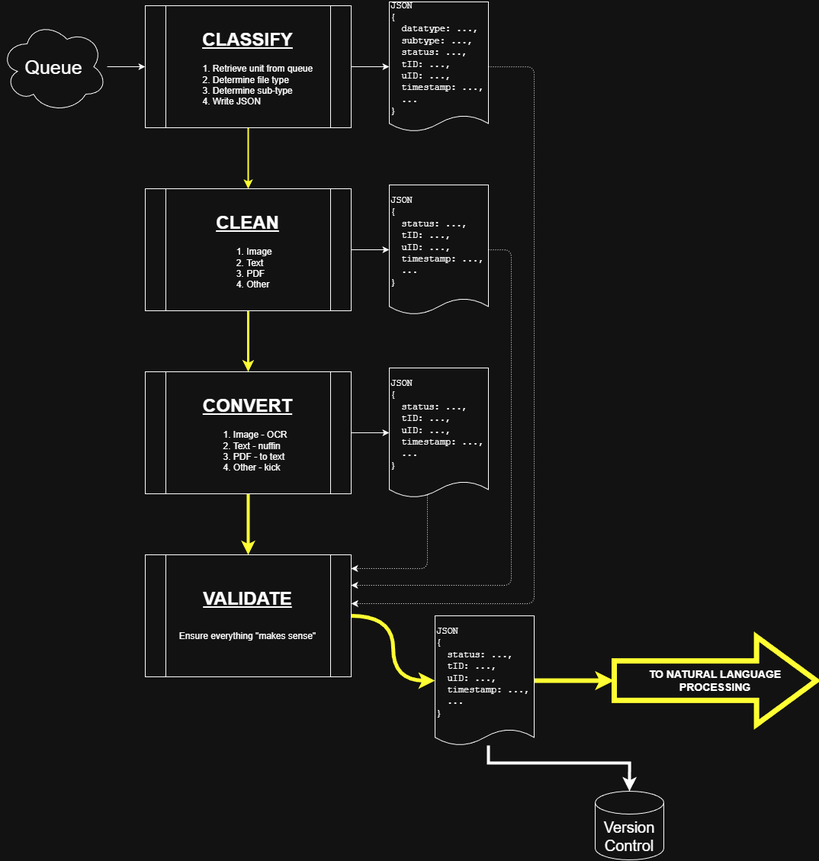
#> input picture ingestion.png, 819 x 861 px, shrunk from 1074 x 1129 before the run
$ python -i 1.2.1-clean-image.py   (imports and definitions only)
#> lines starting #> are read from the running program, lines starting #| are printed output that depends on the picture
#> further down, picture is the input picture: shape (861, 819, 3); mean B, G, R 23, 24.2, 24.2
#!/usr/bin/env python

""" 1.2.1-clean-image.py """

import argparse
import sys

import numpy as np
import cv2


# [112 lines left out: functions parse_args, denoise_fastNlMeans, not called in this run]


def denoise_bilateral(img, d=9, sigmaColor=75, sigmaSpace=75):
    """Apply bilateral filtering to reduce noise while preserving edges."""
    return cv2.bilateralFilter(img, d, sigmaColor, sigmaSpace)


# Contrast
def enhance_contrast_CLAHE(img, clipLimit=2.0, tileGridSize=(8, 8)):
    """Enhance contrast using CLAHE in the LAB color space."""
#> called with clipLimit = 2, tileGridSize = (8, 8)
    lab = cv2.cvtColor(img, cv2.COLOR_BGR2LAB)
#> lab: shape (861, 819, 3); mean of channels 0, 1, 2 20.6, 127.9, 128.5
    l, a, b = cv2.split(lab)
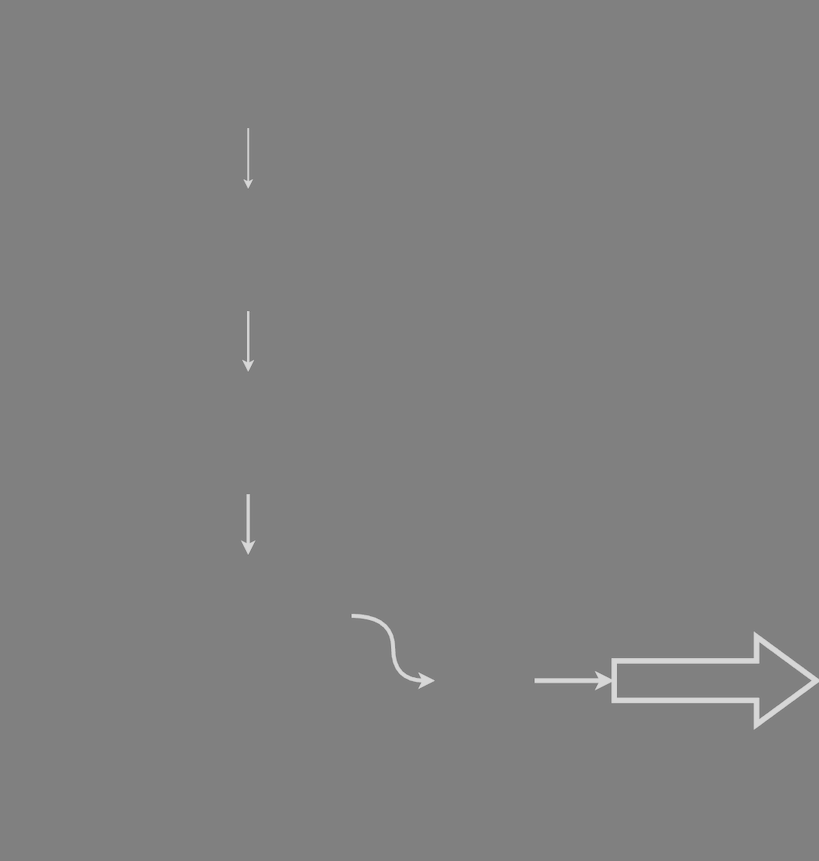
#> b: shape (861, 819); min 116, max 220, mean 128.5
    clahe = cv2.createCLAHE(clipLimit=clipLimit, tileGridSize=tileGridSize)
    l_enhanced = clahe.apply(l)
    lab_enhanced = cv2.merge((l_enhanced, a, b))
#> lab_enhanced: shape (861, 819, 3); mean of channels 0, 1, 2 28.5, 127.9, 128.5
    return cv2.cvtColor(lab_enhanced, cv2.COLOR_LAB2BGR)


# [71 lines left out: functions enhance_contrast_gamma, sharpen_unsharp_mask, sharpen_kernel, process_image, not called in this run]


def main(args):
    params = parse_args(args)
    process_image(params.input, params.output, params)


# [2 lines not run here, left out]

>>> import cv2
>>> picture = cv2.imread('../ingestion.png')
>>> result = enhance_contrast_CLAHE(picture)
